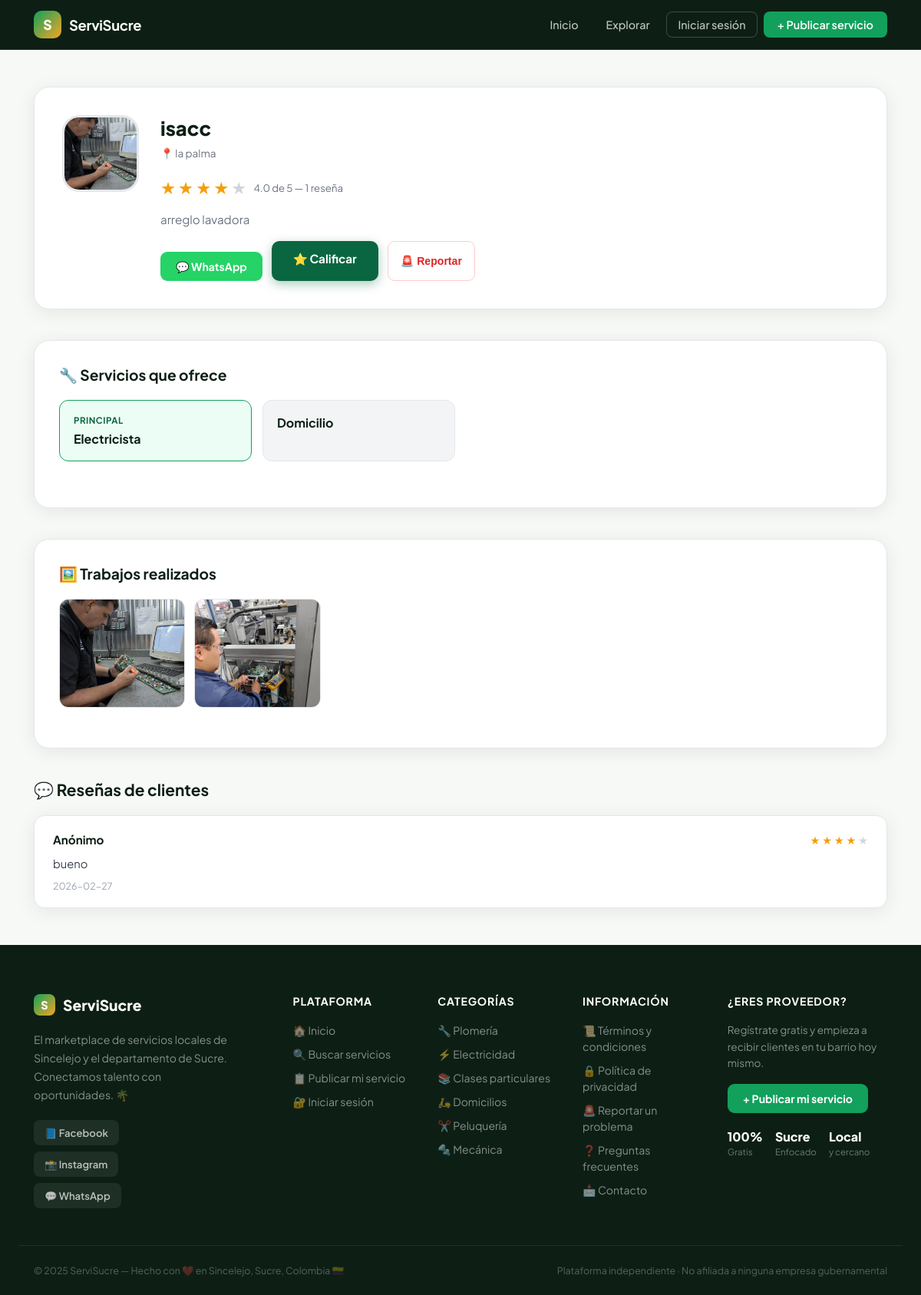
/perfil/3, run on the app's committed database.
### tables this page shows
CREATE TABLE proveedores (
            id          INTEGER PRIMARY KEY AUTOINCREMENT,
            nombre      TEXT NOT NULL,
            servicio    TEXT NOT NULL,
            barrio      TEXT NOT NULL,
            telefono    TEXT NOT NULL,
            descripcion TEXT,
            foto        TEXT,
            password    TEXT NOT NULL,
            activo      INTEGER DEFAULT 1,
            fecha_reg   TIMESTAMP DEFAULT CURRENT_TIMESTAMP
        );

CREATE TABLE servicios_adicionales (
            id           INTEGER PRIMARY KEY AUTOINCREMENT,
            proveedor_id INTEGER NOT NULL,
            servicio     TEXT NOT NULL,
            descripcion  TEXT,
            FOREIGN KEY (proveedor_id) REFERENCES proveedores(id)
        );

CREATE TABLE galeria (
            id           INTEGER PRIMARY KEY AUTOINCREMENT,
            proveedor_id INTEGER NOT NULL,
            filename     TEXT NOT NULL,
            descripcion  TEXT,
            fecha        TIMESTAMP DEFAULT CURRENT_TIMESTAMP,
            FOREIGN KEY (proveedor_id) REFERENCES proveedores(id)
        );

CREATE TABLE calificaciones (
            id           INTEGER PRIMARY KEY AUTOINCREMENT,
            proveedor_id INTEGER NOT NULL,
            estrellas    INTEGER NOT NULL,
            comentario   TEXT,
            autor        TEXT,
            fecha        TIMESTAMP DEFAULT CURRENT_TIMESTAMP,
            FOREIGN KEY (proveedor_id) REFERENCES proveedores(id)
        );

### app.py (the view)
@app.route('/perfil/<int:pid>')
def perfil(pid):
    conn = get_db()
    p = conn.execute('SELECT * FROM proveedores WHERE id=?', (pid,)).fetchone()
    if not p:
        conn.close(); return redirect('/buscar')
    reviews  = conn.execute('''SELECT estrellas, comentario, autor, fecha
                                FROM calificaciones WHERE proveedor_id=?
                                ORDER BY fecha DESC''', (pid,)).fetchall()
    s_extra  = conn.execute('''SELECT id, servicio, descripcion
                                FROM servicios_adicionales WHERE proveedor_id=?''',
                             (pid,)).fetchall()
    galeria  = conn.execute('''SELECT id, filename, descripcion
                                FROM galeria WHERE proveedor_id=?
                                ORDER BY fecha DESC''', (pid,)).fetchall()
    conn.close()
    proveedor = get_proveedor_dict(p)
    es_dueno  = session.get('proveedor_id') == pid
    return render_template('perfil.html', proveedor=proveedor,
                           reviews=reviews, servicios_extra=s_extra,
                           galeria=galeria, es_dueno=es_dueno)

### app.py (called while the page is built)
def get_db():
    conn = sqlite3.connect('database.db')
    conn.row_factory = sqlite3.Row
    return conn

def get_calificacion(proveedor_id):
    conn = get_db()
    r = conn.execute('SELECT AVG(estrellas), COUNT(*) FROM calificaciones WHERE proveedor_id=?',
                     (proveedor_id,)).fetchone()
    conn.close()
    return (round(r[0], 1) if r[0] else 0), r[1]

def get_reportes_count(proveedor_id):
    conn = get_db()
    r = conn.execute('SELECT COUNT(*) FROM reportes WHERE proveedor_id=? AND resuelto=0',
                     (proveedor_id,)).fetchone()
    conn.close()
    return r[0]

def get_proveedor_dict(p):
    promedio, total = get_calificacion(p['id'])
    reportes        = get_reportes_count(p['id'])
    return {
        'id':          p['id'],
        'nombre':      p['nombre'],
        'servicio':    p['servicio'],
        'barrio':      p['barrio'],
        'telefono':    p['telefono'],
        'descripcion': p['descripcion'],
        'foto':        p['foto'],
        'promedio':    promedio,
        'total':       total,
        'reportes':    reportes
    }

### templates/perfil.html (shortened to what this page needs)
{% extends "base.html" %}
{% block contenido %}
<div class="perfil-page">
    <div class="perfil-header">
        <div class="perfil-foto-wrap">
            {% if proveedor.foto %}
                <img src="{{ url_for('static', filename='uploads/' + proveedor.foto) }}"
                     alt="Foto" class="perfil-foto">
            {% else %}
                <div class="perfil-avatar">{{ proveedor.nombre[0] }}</div>
            {% endif %}
        </div>
        <div class="perfil-info">
            <div class="perfil-nombre-row">
                <h2>{{ proveedor.nombre }}</h2>
            </div>
            <p class="card-barrio">📍 {{ proveedor.barrio }}</p>
            <div class="stars-row big">
                {% for i in range(1, 6) %}
                    <span class="star {% if i <= proveedor.promedio|int %}filled{% endif %}">★</span>
                {% endfor %}
                <span class="stars-info">
                    {% if proveedor.total > 0 %}
                        {{ proveedor.promedio }} de 5 —
                        {{ proveedor.total }} reseña{{ 's' if proveedor.total != 1 }}
                    {% else %}
                        Aún sin calificaciones
                    {% endif %}
                </span>
            </div>
            {% if proveedor.descripcion %}
                <p class="perfil-desc">{{ proveedor.descripcion }}</p>
            {% endif %}
            <div class="perfil-actions">
                <a href="https://wa.me/57{{ proveedor.telefono }}"
                   target="_blank" class="btn-wa">💬 WhatsApp</a>
                {% if es_dueno %}
                    <a href="/perfil/{{ proveedor.id }}/editar"
                       class="btn-primary">✏️ Editar perfil</a>
                {% else %}
                    <a href="/calificar/{{ proveedor.id }}"
                       class="btn-primary">⭐ Calificar</a>
                    <button onclick="abrirReporte()" class="btn-reportar-sm">🚨 Reportar</button>
                {% endif %}
            </div>
        </div>
    </div>
    <div class="servicios-section">
        <h3>🔧 Servicios que ofrece</h3>
        <div class="servicios-grid">
            <div class="servicio-item principal">
                <div class="servicio-badge">Principal</div>
                <span class="servicio-nombre">{{ proveedor.servicio }}</span>
            </div>
            {% for s in servicios_extra %}
            <div class="servicio-item">
                <span class="servicio-nombre">{{ s[1] }}</span>
            </div>
            {% endfor %}
        </div>
    </div>
    <div class="galeria-section">
        <div class="galeria-header">
            <h3>🖼️ Trabajos realizados</h3>
        </div>
        {% if galeria %}
        <div class="galeria-grid">
            {% for foto in galeria %}
            <div class="galeria-item">
                <img src="{{ url_for('static', filename='galeria/' + foto[1]) }}"
                     alt="{{ foto[2] or 'Trabajo' }}"
                     onclick="abrirFoto(this.src)">
            </div>
            {% endfor %}
        </div>
        {% endif %}
    </div>
    <div class="reviews-section">
        <h3>💬 Reseñas de clientes</h3>
        {% if reviews %}
            <div class="reviews-list">
                {% for r in reviews %}
                <div class="review-card">
                    <div class="review-top">
                        <div class="review-autor">{{ r[2] }}</div>
                        <div class="review-stars">
                            {% for i in range(1, 6) %}
                                <span class="star small
                                {% if i <= r[0] %}filled{% endif %}">★</span>
                            {% endfor %}
                        </div>
                    </div>
                    {% if r[1] %}<p class="review-texto">{{ r[1] }}</p>{% endif %}
                    <p class="review-fecha">{{ r[3][:10] }}</p>
                </div>
                {% endfor %}
            </div>
        {% endif %}
    </div>
</div>
{% endblock %}

### static/css/estilo.css (style rules this page uses)
:root { --verde: #0A6640; --verde2: #12A05C; --acento: #F5A623; --oscuro: #0D1F15; --gris: #6B7280; --gris-claro: #F3F4F6; --blanco: #FFFFFF; --radio: 14px; --sombra: 0 4px 24px rgba(0,0,0,0.08); --sombra-lg: 0 12px 48px rgba(0,0,0,0.14); }
*, *::before, *::after { margin:0; padding:0; box-sizing:border-box; }
body { font-family: 'Plus Jakarta Sans', sans-serif; background: #F7F9F7; color: var(--oscuro); min-height: 100vh; display: flex; flex-direction: column; }
.btn-primary { background: var(--verde); color:#fff; padding:13px 28px; border-radius:10px; border:none; font-size:0.95rem; font-weight:700; cursor:pointer; text-decoration:none; display:inline-block; transition: all 0.2s; font-family:inherit; box-shadow: 0 4px 14px rgba(10,102,64,0.35); }
.btn-wa { display:inline-block; background:#25D366; color:#fff; padding:10px 20px; border-radius:9px; text-decoration:none; font-weight:700; font-size:0.88rem; margin-top:14px; transition:all 0.2s; }
.card-barrio { color:var(--gris); font-size:0.85rem; margin-bottom:6px; }
.stars-row { display:flex; align-items:center; gap:3px; margin:8px 0; }
.stars-row.big .star { font-size:1.4rem; }
.star { color:#D1D5DB; font-size:1rem; }
.star.filled { color:#F59E0B; }
.stars-info { color:var(--gris); font-size:0.82rem; margin-left:6px; }
.perfil-page { display:flex; flex-direction:column; gap:40px; }
.perfil-header { display:flex; gap:28px; background:#fff; border-radius:20px; padding:36px; box-shadow:var(--sombra); border:1.5px solid #E5E7EB; }
.perfil-info { flex:1; display:flex; flex-direction:column; gap:8px; }
.perfil-info h2 { font-size:1.6rem; font-weight:800; }
.perfil-desc { color:var(--gris); font-size:0.95rem; line-height:1.6; max-width:500px; }
.perfil-actions { display:flex; gap:12px; margin-top:8px; flex-wrap:wrap; }
.reviews-section { display:flex; flex-direction:column; gap:20px; }
.reviews-section h3 { font-size:1.3rem; font-weight:700; }
.reviews-list { display:flex; flex-direction:column; gap:14px; }
.review-card { background:#fff; border-radius:var(--radio); padding:20px 24px; box-shadow:var(--sombra); border:1.5px solid #E5E7EB; }
.review-top { display:flex; justify-content:space-between; align-items:center; margin-bottom:10px; }
.review-autor { font-weight:700; font-size:0.95rem; }
.review-texto { color:#374151; font-size:0.92rem; line-height:1.6; margin-bottom:8px; }
.review-fecha { color:#9CA3AF; font-size:0.78rem; }
.star.small { font-size:0.9rem; }
.servicios-section { background: #fff; border-radius: 20px; padding: 32px; box-shadow: var(--sombra); border: 1.5px solid #E5E7EB; }
.servicios-section h3 { font-size: 1.2rem; font-weight: 700; margin-bottom: 20px; }
.servicios-grid { display: grid; grid-template-columns: repeat(auto-fill, minmax(220px, 1fr)); gap: 14px; margin-bottom: 28px; }
.servicio-item { background: var(--gris-claro); border: 1.5px solid #E5E7EB; border-radius: 12px; padding: 18px; display: flex; flex-direction: column; gap: 6px; position: relative; }
.servicio-item.principal { border-color: var(--verde2); background: #ECFDF5; }
.servicio-badge { font-size: 0.72rem; font-weight: 700; color: var(--verde); text-transform: uppercase; letter-spacing: 0.5px; }
.servicio-nombre { font-weight: 700; font-size: 1rem; color: var(--oscuro); text-transform: capitalize; }
.perfil-foto-wrap { position: relative; flex-shrink: 0; }
.perfil-foto { width: 100px; height: 100px; border-radius: 22px; object-fit: cover; border: 3px solid #E5E7EB; display: block; }
.perfil-nombre-row { display: flex; align-items: center; gap: 12px; flex-wrap: wrap; }
.galeria-section { background: #fff; border-radius: 20px; padding: 32px; box-shadow: var(--sombra); border: 1.5px solid #E5E7EB; }
.galeria-header { display: flex; justify-content: space-between; align-items: center; margin-bottom: 20px; }
.galeria-header h3 { font-size: 1.2rem; font-weight: 700; }
.galeria-grid { display: grid; grid-template-columns: repeat(auto-fill, minmax(160px, 1fr)); gap: 12px; margin-bottom: 20px; }
.galeria-item { position: relative; border-radius: 12px; overflow: hidden; border: 1.5px solid #E5E7EB; }
.galeria-item img { width: 100%; height: 140px; object-fit: cover; display: block; cursor: zoom-in; transition: transform 0.2s; }
.btn-reportar-sm { background: transparent; color: #DC2626; padding: 10px 16px; border-radius: 9px; border: 1.5px solid #FECACA; font-size: 0.88rem; font-weight: 600; text-decoration: none; transition: all 0.2s; }

### data on the page
proveedores: foto (picture), nombre "isacc", barrio "la palma", descripcion "arreglo lavadora", servicio "Electricista"
servicios_adicionales: servicio "Domicilio"
galeria: filename (picture)
galeria: filename (picture)
calificaciones: autor "Anónimo", comentario "bueno", fecha "2026-02-27"

### other printed values
{{ proveedor.promedio }} "4.0"
{{ proveedor.total }} "1"
